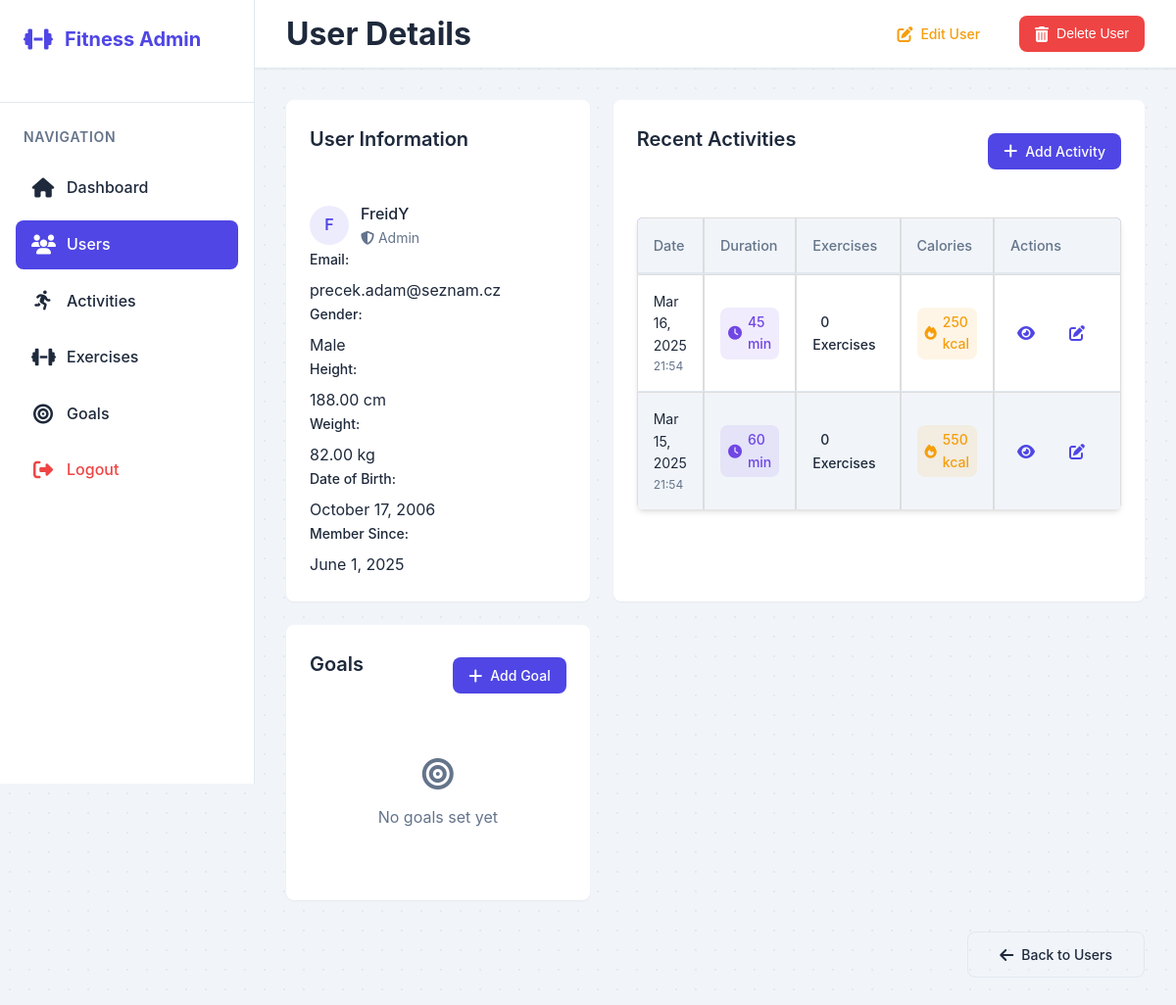
Screenshot of /admin/user_details.php?id=1 (signed in) with the database file from the repository.
### tables this page shows
CREATE TABLE IF NOT EXISTS users (
    id INT AUTO_INCREMENT PRIMARY KEY,
    username VARCHAR(50) NOT NULL UNIQUE,
    email VARCHAR(100) NOT NULL UNIQUE,
    password VARCHAR(255) NOT NULL,
    user_type ENUM('user', 'admin') NOT NULL DEFAULT 'user',
    gender ENUM('male', 'female','other') NOT NULL,
    height DECIMAL(5,2) DEFAULT NULL,
    weight DECIMAL(5,2) DEFAULT NULL,
    date_of_birth DATE DEFAULT NULL,
    created_at TIMESTAMP DEFAULT CURRENT_TIMESTAMP,
    updated_at TIMESTAMP DEFAULT CURRENT_TIMESTAMP ON UPDATE CURRENT_TIMESTAMP
);

CREATE TABLE IF NOT EXISTS training_sessions (
    id INT AUTO_INCREMENT NOT NULL primary key,
    user_id INT NOT NULL,
    date DATE NOT NULL,
    total_duration INT,
    total_calories_burned INT,
    notes TEXT,
    start_at TIMESTAMP DEFAULT CURRENT_TIMESTAMP,
    end_at TIMESTAMP DEFAULT CURRENT_TIMESTAMP,
    FOREIGN KEY (user_id) REFERENCES users(id) ON DELETE CASCADE
);

### admin/user_details.php (the view, shortened to what this page needs)
<?php
require_once '../config.php';
$user = null;
$activities = [];
$goals = [];
if (isset($_GET['id'])) {
    try {
        $stmt = $pdo->prepare("SELECT * FROM users WHERE id = ?");
        $stmt->execute([$_GET['id']]);
        $user = $stmt->fetch(PDO::FETCH_ASSOC);
        $stmt = $pdo->prepare("
            SELECT ts.*, COUNT(tee.id) as exercise_count
            FROM training_sessions ts
            LEFT JOIN training_exercise_entries tee ON ts.id = tee.training_session_id
            WHERE ts.user_id = ?
            GROUP BY ts.id
            ORDER BY ts.date DESC
            LIMIT 5
        ");
        $stmt->execute([$_GET['id']]);
        $activities = $stmt->fetchAll(PDO::FETCH_ASSOC);
        $stmt = $pdo->prepare("
            SELECT * FROM user_goals
            WHERE user_id = ?
            ORDER BY start_date DESC
        ");
        $stmt->execute([$_GET['id']]);
        $goals = $stmt->fetchAll(PDO::FETCH_ASSOC);
    } catch (PDOException $e) {
        $error_message = "Error loading user details: " . $e->getMessage();
    }
}
?>
<!DOCTYPE html>
<html lang="en">
<head>
    <link rel="stylesheet" href="../public/css/styles.css">
    <link rel="stylesheet" href="../public/css/admin.css">
    <link rel="stylesheet" href="https://cdnjs.cloudflare.com/ajax/libs/font-awesome/6.5.1/css/all.min.css">
</head>
<body class="admin-body">
    <div class="admin-layout">
        <aside class="admin-sidebar">
            <div class="sidebar-header">
                <h2 class="sidebar-logo">
                    <i class="fas fa-dumbbell"></i>
                    <span>Fitness Admin</span>
                </h2>
            </div>
            <nav class="sidebar-nav">
                <div class="nav-section">
                    <h3 class="nav-title">Navigation</h3>
                    <ul>
                        <li>
                            <a href="index.php">
                                <i class="fas fa-home"></i>
                                <span>Dashboard</span>
                            </a>
                        </li>
                        <li>
                            <a href="users.php" class="active">
                                <i class="fas fa-users"></i>
                                <span>Users</span>
                            </a>
                        </li>
                        <li>
                            <a href="activities.php">
                                <i class="fas fa-running"></i>
                                <span>Activities</span>
                            </a>
                        </li>
                        <li>
                            <a href="exercises.php">
                                <i class="fas fa-dumbbell"></i>
                                <span>Exercises</span>
                            </a>
                        </li>
                        <li>
                            <a href="manage_goals.php">
                                <i class="fas fa-bullseye"></i>
                                <span>Goals</span>
                            </a>
                        </li>
                        <li>
                            <a href="logout.php" class="logout-link">
                                <i class="fas fa-sign-out-alt"></i>
                                <span>Logout</span>
                            </a>
                        </li>
                    </ul>
                </div>
            </nav>
        </aside>
        <main class="admin-main">
            <header class="admin-header">
                <div class="header-content">
                    <h1>User Details</h1>
                    <div class="header-actions">
                        <a href="edit_user.php?id=<?php echo $user['id']; ?>" class="btn btn-warning">
                            <i class="fas fa-edit"></i>
                            Edit User
                        </a>
                        <button class="btn btn-danger" onclick="confirmDelete(<?php echo $user['id']; ?>)">
                            <i class="fas fa-trash-alt"></i>
                            Delete User
                        </button>
                    </div>
                </div>
            </header>
            <div class="admin-content">
                <div class="content-grid">
                    <div class="content-card">
                        <div class="card-header">
                            <h2>User Information</h2>
                        </div>
                        <div class="card-body">
                            <div class="info-grid">
                                <div class="info-item">
                                    <div class="user-info">
                                        <div class="user-avatar large">
                                            <?php echo strtoupper(substr($user['username'], 0, 1)); ?>
                                        </div>
                                        <div class="user-details">
                                            <span class="user-name"><?php echo htmlspecialchars($user['username']); ?></span>
                                            <span class="user-meta">
                                                <i class="fas <?php echo $user['user_type'] === 'admin' ? 'fa-shield-alt' : 'fa-user'; ?>"></i>
                                                <?php echo ucfirst($user['user_type']); ?>
                                            </span>
                                        </div>
                                    </div>
                                </div>
                                <div class="info-item">
                                    <label>Email:</label>
                                    <span><?php echo htmlspecialchars($user['email']); ?></span>
                                </div>
                                <div class="info-item">
                                    <label>Gender:</label>
                                    <span><?php echo ucfirst($user['gender']); ?></span>
                                </div>
                                <div class="info-item">
                                    <label>Height:</label>
                                    <span><?php echo $user['height'] ? $user['height'] . ' cm' : 'Not set'; ?></span>
                                </div>
                                <div class="info-item">
                                    <label>Weight:</label>
                                    <span><?php echo $user['weight'] ? $user['weight'] . ' kg' : 'Not set'; ?></span>
                                </div>
                                <div class="info-item">
                                    <label>Date of Birth:</label>
                                    <span><?php echo $user['date_of_birth'] ? date('F j, Y', strtotime($user['date_of_birth'])) : 'Not set'; ?></span>
                                </div>
                                <div class="info-item">
                                    <label>Member Since:</label>
                                    <span><?php echo date('F j, Y', strtotime($user['created_at'])); ?></span>
                                </div>
                            </div>
                        </div>
                    </div>
                    <div class="content-card">
                        <div class="card-header">
                            <h2>Recent Activities</h2>
                            <a href="edit_activity.php?user_id=<?php echo $user['id']; ?>" class="btn btn-sm btn-primary">
                                <i class="fas fa-plus"></i>
                                Add Activity
                            </a>
                        </div>
                        <div class="card-body">
                            <?php if (empty($activities)): ?>
                                <div class="empty-state">
                                    <i class="fas fa-running"></i>
                                    <p>No activities recorded yet</p>
                                </div>
                            <?php else: ?>
                                <div class="table-responsive">
                                    <table class="admin-table">
                                        <thead>
                                            <tr>
                                                <th>Date</th>
                                                <th>Duration</th>
                                                <th>Exercises</th>
                                                <th>Calories</th>
                                                <th>Actions</th>
                                            </tr>
                                        </thead>
                                        <tbody>
                                            <?php foreach ($activities as $activity): ?>
                                                <tr>
                                                    <td>
                                                        <div class="date-info">
                                                            <?php echo date('M j, Y', strtotime($activity['date'])); ?>
                                                            <span class="date-meta">
                                                                <?php echo date('H:i', strtotime($activity['start_at'])); ?>
                                                            </span>
                                                        </div>
                                                    </td>
                                                    <td>
                                                        <span class="duration-badge">
                                                            <i class="fas fa-clock"></i>
                                                            <?php echo $activity['total_duration']; ?> min
                                                        </span>
                                                    </td>
                                                    <td>
                                                        <span class="badge badge-info">
                                                            <?php echo $activity['exercise_count']; ?> exercises
                                                        </span>
                                                    </td>
                                                    <td>
                                                        <span class="calories-badge">
                                                            <i class="fas fa-fire"></i>
                                                            <?php echo $activity['total_calories_burned']; ?> kcal
                                                        </span>
                                                    </td>
                                                    <td class="actions">
                                                        <div class="action-buttons">
                                                            <a href="activity_details.php?id=<?php echo $activity['id']; ?>" class="btn btn-icon btn-info" title="View Details">
                                                                <i class="fas fa-eye"></i>
                                                            </a>
                                                            <a href="edit_activity.php?id=<?php echo $activity['id']; ?>" class="btn btn-icon btn-warning" title="Edit Activity">
                                                                <i class="fas fa-edit"></i>
                                                            </a>
                                                        </div>
                                                    </td>
                                                </tr>
                                            <?php endforeach; ?>
                                        </tbody>
                                    </table>
                                </div>
                            <?php endif; ?>
                        </div>
                    </div>
                    <div class="content-card">
                        <div class="card-header">
                            <h2>Goals</h2>
                            <a href="edit_goal_admin.php?user_id=<?php echo $user['id']; ?>" class="btn btn-sm btn-primary">
                                <i class="fas fa-plus"></i>
                                Add Goal
                            </a>
                        </div>
                        <div class="card-body">
                            <?php if (empty($goals)): ?>
                                <div class="empty-state">
                                    <i class="fas fa-bullseye"></i>
                                    <p>No goals set yet</p>
                                </div>
                            <?php endif; ?>
                        </div>
                    </div>
                </div>
                <div class="form-actions">
                    <a href="users.php" class="btn btn-outline">
                        <i class="fas fa-arrow-left"></i>
                        Back to Users
                    </a>
                </div>
            </div>
        </main>
    </div>
</body>
</html>

### rows the page displays
users: username "F", username "FreidY", user_type "Admin", email "precek.adam@seznam.cz", gender "Male", height "188.00", weight "82.00", date_of_birth "October 17, 2006", created_at "June 1, 2025"
training_sessions: date "Mar 16, 2025", start_at "21:54", total_duration "45", exercise_count "0", total_calories_burned "250"
training_sessions: date "Mar 15, 2025", start_at "21:54", total_duration "60", exercise_count "0", total_calories_burned "550"
